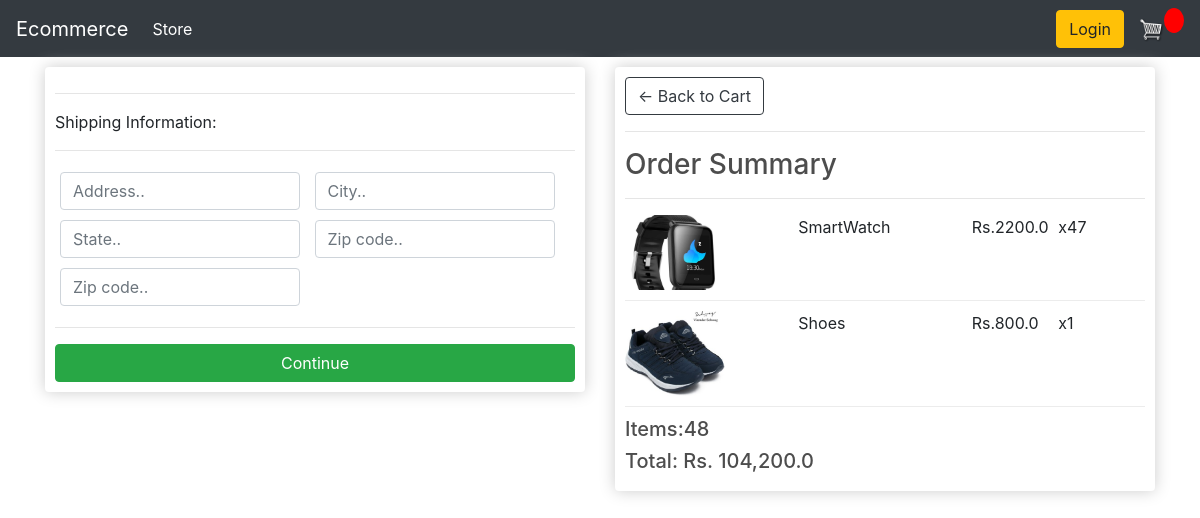
Screenshot of /checkout/ (signed in) with the database file from the repository.
### store/models.py (models this page shows, shortened)
class OrderItem(models.Model):
    product = models.ForeignKey(Product, on_delete=models.SET_NULL, null=True)
    order = models.ForeignKey(Order, on_delete=models.SET_NULL, null=True)
    quantity = models.IntegerField(default=0, null=True, blank=True)
    date_added = models.DateTimeField(auto_now_add=True)
    @property
    def get_total(self):
        return self.product.price * self.quantity

class Product(models.Model):
    name = models.CharField(max_length=200, null=True)
    price = models.FloatField()
    digital = models.BooleanField(default=False, null=True, blank=False)
    image = models.ImageField(null=True, blank=True)

class Order(models.Model):
    customer = models.ForeignKey(
        Customer, on_delete=models.SET_NULL, blank=True, null=True)
    data_ordered = models.DateField(auto_now_add=True)
    complete = models.BooleanField(default=False, null=True, blank=False)
    transaction_id = models.CharField(max_length=200, null=True)
    @property
    def shipping(self):
        shipping = False
        orderitems = self.orderitem_set.all()
        for i in orderitems:
            if i.product.digital == False:
                shipping = True
        return shipping
    @property
    def get_cart_total(self):
        orderitems = self.orderitem_set.all()
        total = sum([item.quantity for item in orderitems])
        return "{:,}".format(total)
    @property
    def get_cart_items(self):
        orderitems = self.orderitem_set.all()
        total = sum([item.get_total for item in orderitems])
        return "{:,}".format(total)

### store/views.py (the view)
# urls.py: path('checkout/', views.checkout, name='checkout'),
def checkout(request):
    if request.user.is_authenticated:
        customer = request.user.customer
        order, created = Order.objects.get_or_create(
            customer=customer, complete=False)
        items = order.orderitem_set.all()
    else:
        items: []
        order = {'get_cart_total': 0, 'get_cart_items': 0}
    context = {'items': items, 'order': order, 'shipping': False}
    return render(request, 'store/checkout.html', context)

### store/templates/store/checkout.html (shortened to what this page needs)
{% extends 'store/main.html' %} {% load static %} {% block content %}
<div class="row">
  <div class="col-lg-6">
    <div class="box-element" id="form-wrapper">
      <form id="form">
        <div id="shipping-info">
          <hr />
          <p>Shipping Information:</p>
          <hr />
          <div class="form-field">
            <input
              class="form-control"
              type="text"
              name="address"
              placeholder="Address.."
            />
          </div>
          <div class="form-field">
            <input
              class="form-control"
              type="text"
              name="city"
              placeholder="City.."
            />
          </div>
          <div class="form-field">
            <input
              class="form-control"
              type="text"
              name="state"
              placeholder="State.."
            />
          </div>
          <div class="form-field">
            <input
              class="form-control"
              type="text"
              name="zipcode"
              placeholder="Zip code.."
            />
          </div>
          <div class="form-field">
            <input
              class="form-control"
              type="text"
              name="country"
              placeholder="Zip code.."
            />
          </div>
        </div>
        <hr />
        <input
          id="form-button"
          class="btn btn-success btn-block"
          type="submit"
          value="Continue"
        />
      </form>
    </div>
    <br />
  </div>
  <div class="col-lg-6">
    <div class="box-element">
      <a class="btn btn-outline-dark" href="{% url 'cart' %}"
        >&#x2190; Back to Cart</a
      >
      <hr />
      <h3>Order Summary</h3>
      <hr />
      {% for item in items %}
      <div class="cart-row">
        <div style="flex: 2;">
          <img class="row-image" src="{{item.product.image.url}}" />
        </div>
        <div style="flex: 2;"><p>{{item.product.name}}</p></div>
        <div style="flex: 1;">
          <p>Rs.{{item.product.price}}</p>
        </div>
        <div style="flex: 1;"><p>x{{item.quantity}}</p></div>
      </div>
      {% endfor %}
      <h5>Items:{{order.get_cart_total}}</h5>
      <h5>Total: Rs. {{ order.get_cart_items}}</h5>
    </div>
  </div>
</div>
{% endblock content %}

### static/css/main.css (style rules this page uses)
body { background-color: hsl(0, 0%, 98%); }
h1, h2, h3, h4, h5, h6 { color: hsl(0, 0%, 30%); }
.box-element { box-shadow: hsl(0, 0%, 80%) 0 0 16px; background-color: #fff; border-radius: 4px; padding: 10px; }
.col-lg-4, .col-lg-6, .col-lg-8, .col-lg-12 { margin-top: 10px; }
.btn { border-radius: 0; }
.row-image { width: 100px; }
.form-field { width: 250px; display: inline-block; padding: 5px; }
.cart-row { display: flex; align-items: flex-stretch; padding-bottom: 10px; margin-bottom: 10px; border-bottom: 1px solid #ececec; }

### rows the page displays
OrderItem: product.image (picture), product.name "SmartWatch", product.price "2200.0", quantity "47"
OrderItem: product.image (picture), product.name "Shoes", product.price "800.0", quantity "1"
Order: get_cart_total "48", get_cart_items "104,200.0"
